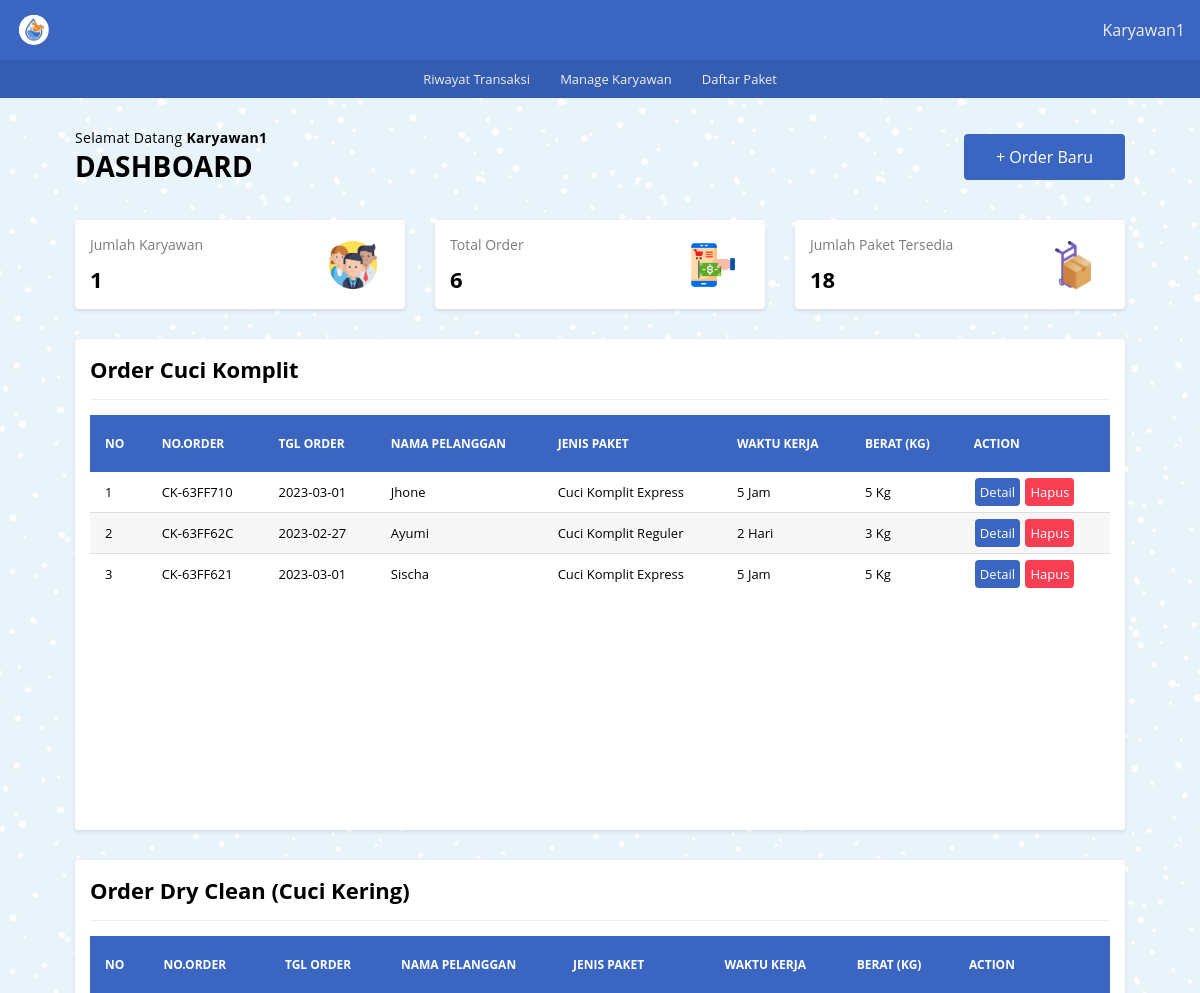
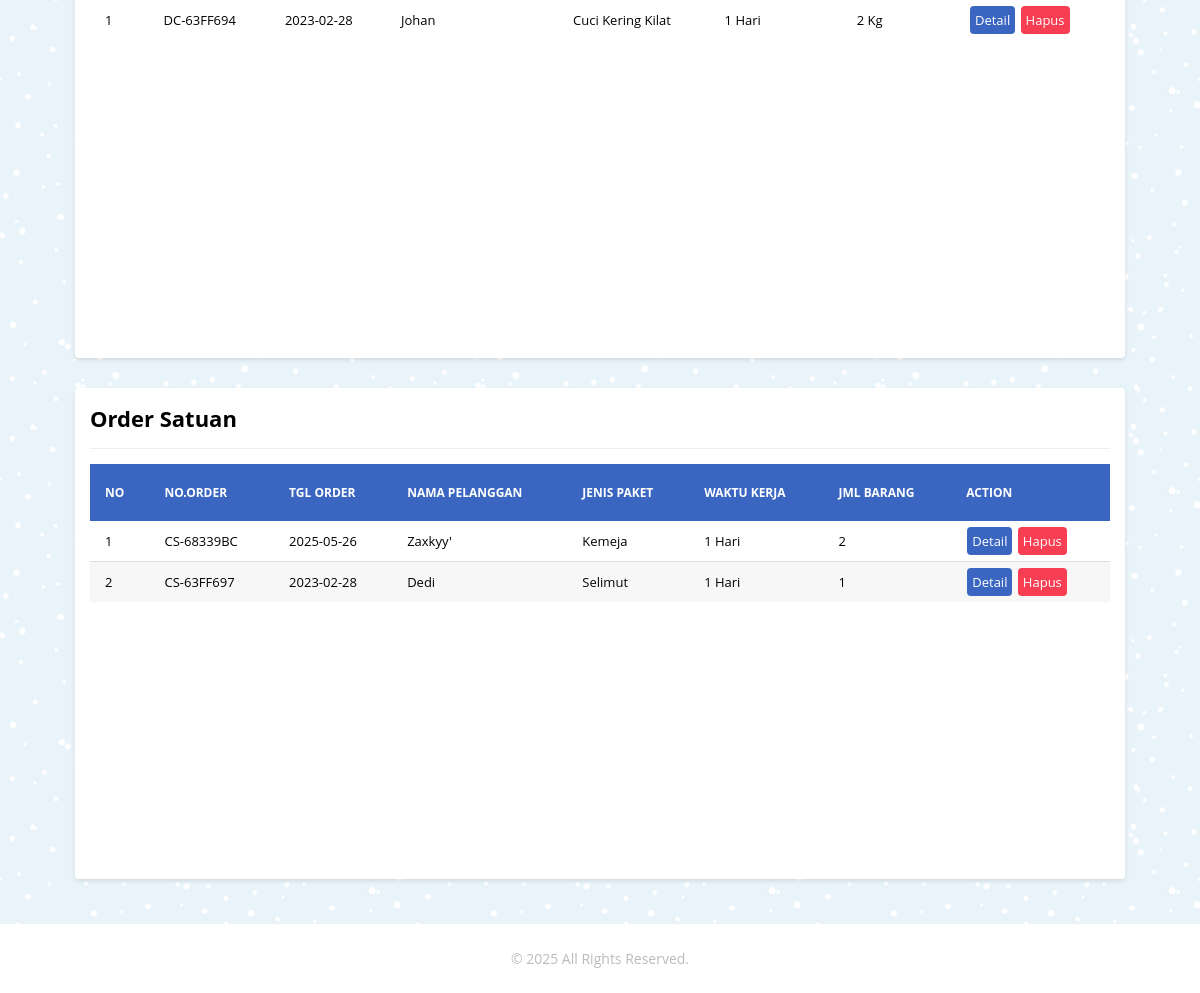
Screenshot of /index.php (signed in) with the database file from the repository (2 pictures, top to bottom).
### tables this page shows
CREATE TABLE `tb_order_ck` (
  `id_order_ck` int(11) NOT NULL,
  `or_ck_number` varchar(10) DEFAULT NULL,
  `nama_pel_ck` varchar(100) NOT NULL,
  `no_telp_ck` char(13) NOT NULL,
  `alamat_ck` text NOT NULL,
  `jenis_paket_ck` varchar(100) NOT NULL,
  `wkt_krj_ck` varchar(30) DEFAULT NULL,
  `berat_qty_ck` int(11) NOT NULL,
  `harga_perkilo` int(11) DEFAULT NULL,
  `tgl_masuk_ck` date NOT NULL,
  `tgl_keluar_ck` date NOT NULL,
  `tot_bayar` double DEFAULT NULL,
  `keterangan_ck` text NOT NULL
);

CREATE TABLE `tb_order_dc` (
  `id_order_dc` int(11) NOT NULL,
  `or_dc_number` varchar(10) NOT NULL,
  `nama_pel_dc` varchar(100) NOT NULL,
  `no_telp_dc` varchar(13) NOT NULL,
  `alamat_dc` text NOT NULL,
  `jenis_paket_dc` varchar(100) NOT NULL,
  `wkt_krj_dc` varchar(30) DEFAULT NULL,
  `berat_qty_dc` int(11) NOT NULL,
  `harga_perkilo` int(11) NOT NULL,
  `tgl_masuk_dc` date NOT NULL,
  `tgl_keluar_dc` date NOT NULL,
  `tot_bayar` double NOT NULL,
  `keterangan_dc` text NOT NULL
);

CREATE TABLE `tb_order_cs` (
  `id_order_cs` int(11) NOT NULL,
  `or_cs_number` varchar(10) NOT NULL,
  `nama_pel_cs` varchar(100) NOT NULL,
  `no_telp_cs` varchar(13) NOT NULL,
  `alamat_cs` text NOT NULL,
  `jenis_paket_cs` varchar(100) NOT NULL,
  `wkt_krj_cs` varchar(30) DEFAULT NULL,
  `jml_pcs` int(11) NOT NULL,
  `harga_perpcs` int(11) NOT NULL,
  `tgl_masuk_cs` date NOT NULL,
  `tgl_keluar_cs` date NOT NULL,
  `tot_bayar` double NOT NULL,
  `keterangan_cs` text NOT NULL
);

### _functions.php (called while the page is built, shortened)
<?php
$host	= 'localhost';
$user = 'root';
$pass	= '';
$db	= 'db_laundry';
$koneksi = mysqli_connect($host,$user,$pass,$db);
function query($query){
	global $koneksi;
	$result = mysqli_query($koneksi, $query);
	$rows = [];
	while ($row = mysqli_fetch_assoc($result)) {
		$rows[] = $row;
	}
	return $rows;
}
function url($url = null){
	$url_utama = "http://localhost/rumah_laundry";
	if ($url != null) {
		return $url_utama . '/' . $url;
	}else{
		return $url_utama;
	}
}
function jmlOrder(){
	$jml_ck = count(query("SELECT * FROM tb_order_ck"));
	$jml_dc = count(query("SELECT * FROM tb_order_dc"));
	$jml_cs = count(query("SELECT * FROM tb_order_cs"));
	$total_order = $jml_ck + $jml_dc + $jml_cs;
	return $total_order;
}

### daftar_order/daf_or_ck.php (the view)
<div class="col">
   <div class="card">
      <div class="card-title card-flex">
         <div class="card-col">
            <h2>Order Cuci Komplit</h2>
         </div>
      </div>
      <div class="card-body">
         <div class="tabel-kontainer">
            <table class="tabel-transaksi">
               <thead>
                  <tr>
                     <th class="sticky">No</th>
                     <th class="sticky">No.Order</th>
                     <th class="sticky">Tgl Order</th>
                     <th class="sticky">Nama Pelanggan</th>
                     <th class="sticky">Jenis Paket</th>
                     <th class="sticky">Waktu Kerja</th>
                     <th class="sticky">Berat (Kg)</th>
                     <th class="sticky">Action</th>
                  </tr>
               </thead>
               <tbody>
                  <?php $cuci_komplit = query('SELECT * FROM tb_order_ck ORDER BY id_order_ck DESC');
                     if (!empty($cuci_komplit)) :?>
                     <?php
                        $no_ck = 1;
                        foreach($cuci_komplit as $ck) : ?>
                        <tr>
                           <td><?= $no_ck; ?></td>
                           <td><?= $ck['or_ck_number'] ?></td>
                           <td><?= $ck['tgl_masuk_ck'] ?></td>
                           <td><?= $ck['nama_pel_ck'] ?></td>
                           <td><?= $ck['jenis_paket_ck'] ?></td>
                           <td><?= $ck['wkt_krj_ck'] ?></td>
                           <td><?= $ck['berat_qty_ck'] . ' Kg' ?></td>
                           <td>
                              <a href="<?=url('detail_order/detail_ck/detail_order_ck.php?or_ck_number=')?><?=$ck['or_ck_number']?>" class="btn btn-detail">Detail</a>
                              <a href="<?=url('daftar_order/hapus_ck.php?or_ck_number=')?><?=$ck['or_ck_number']?>" onclick="return confirm('Yakin akan menghapus?');" class="btn btn-hapus">Hapus</a>
                           </td>
                        </tr>
                        <?php $no_ck++ ?>
                     <?php endforeach; ?>
                     <?php else : ?>
                        <tr>
                           <td colspan="8" class="txt-center">Data Tidak Tersedia</td>
                        </tr>
                  <?php endif?>
               </tbody>
            </table>
         </div>
      </div>
   </div>
</div>

### daftar_order/daf_or_dc.php
<div class="col">
   <div class="card">
      <div class="card-title card-flex">
         <div class="card-col">
            <h2>Order Dry Clean (Cuci Kering)</h2>
         </div>
      </div>
      <div class="card-body">
         <div class="tabel-kontainer">
            <table class="tabel-transaksi">
               <thead>
                  <tr>
                     <th class="sticky">No</th>
                     <th class="sticky">No.Order</th>
                     <th class="sticky">Tgl Order</th>
                     <th class="sticky">Nama Pelanggan</th>
                     <th class="sticky">Jenis Paket</th>
                     <th class="sticky">Waktu Kerja</th>
                     <th class="sticky">Berat (Kg)</th>
                     <th class="sticky">Action</th>
                  </tr>
               </thead>
               <tbody>
                  <?php $dry_clean = query('SELECT * FROM tb_order_dc ORDER BY id_order_dc DESC');
                     if (!empty($dry_clean)) : ?>
                     <?php
                        $no_dc = 1;
                        foreach($dry_clean as $dc) : ?>
                           <tr>
                              <td><?= $no_dc ?></td>
                              <td><?= $dc['or_dc_number'] ?></td>
                              <td><?= $dc['tgl_masuk_dc'] ?></td>
                              <td><?= $dc['nama_pel_dc'] ?></td>
                              <td><?= $dc['jenis_paket_dc'] ?></td>
                              <td><?= $dc['wkt_krj_dc'] ?></td>
                              <td><?= $dc['berat_qty_dc'] . ' Kg' ?></td>
                              <td>
                                 <a href="<?=url('detail_order/detail_dc/detail_order_dc.php?or_dc_number=')?><?= $dc['or_dc_number'] ?>" class="btn btn-detail">Detail</a>
                                 <a href="<?=url('daftar_order/hapus_dc.php?or_dc_number=')?><?=$dc['or_dc_number']?>" onclick="return confirm('Yakin akan menghapus?');" class="btn btn-hapus">Hapus</a>
                              </td>
                           </tr>
                        <?php $no_dc++ ?>
                     <?php endforeach ?>
                     <?php else : ?>
                        <tr>
                           <td colspan="8" class="txt-center">Data Tidak Tersedia</td>
                        </tr>
                  <?php endif ?>
               </tbody>
            </table>
         </div>
      </div>
   </div>
</div>

### daftar_order/daf_or_cs.php
<div class="col">
   <div class="card">
      <div class="card-title card-flex">
         <div class="card-col">
            <h2>Order Satuan</h2>
         </div>
      </div>
      <div class="card-body">
         <div class="tabel-kontainer">
            <table class="tabel-transaksi">
               <thead>
                  <tr>
                     <th class="sticky">No</th>
                     <th class="sticky">No.Order</th>
                     <th class="sticky">Tgl Order</th>
                     <th class="sticky">Nama Pelanggan</th>
                     <th class="sticky">Jenis Paket</th>
                     <th class="sticky">Waktu Kerja</th>
                     <th class="sticky">Jml Barang</th>
                     <th class="sticky">Action</th>
                  </tr>
               </thead>
               <tbody>
                  <?php $cuci_satuan = query('SELECT * FROM tb_order_cs ORDER BY id_order_cs DESC');
                     if (!empty($cuci_satuan)) : ?>
                        <?php
                           $no_cs = 1;
                           foreach($cuci_satuan as $cs) : ?>
                              <tr>
                                 <td><?= $no_cs ?></td>
                                 <td><?= $cs['or_cs_number'] ?></td>
                                 <td><?= $cs['tgl_masuk_cs'] ?></td>
                                 <td><?= $cs['nama_pel_cs'] ?></td>
                                 <td><?= $cs['jenis_paket_cs'] ?></td>
                                 <td><?= $cs['wkt_krj_cs'] ?></td>
                                 <td><?= $cs['jml_pcs'] ?></td>
                                 <td>
                                    <a href="<?=url('detail_order/detail_cs/detail_order_cs.php?or_cs_number=')?><?=$cs['or_cs_number']?>" class="btn btn-detail">Detail</a>
                                    <a href="<?=url('daftar_order/hapus_cs.php?or_cs_number=')?><?=$cs['or_cs_number']?>" onclick="return confirm('Yakin akan menghapus?');" class="btn btn-hapus">Hapus</a>
                                 </td>
                              </tr>
                           <?php $no_cs++ ?>
                        <?php endforeach; ?>
                        <?php else : ?>
                           <tr>
                              <td colspan="8" class="txt-center">Data Tidak Tersedia</td>
                           </tr>
                     <?php endif; ?>
               </tbody>
            </table>
         </div>
      </div>
   </div>
</div>

### _assets/css/style.css (style rules this page uses)
* { margin: 0; padding: 0; box-sizing: border-box; }
html,body { width: 100%; max-width: 100%; position: relative; font-family: 'Open sans', sans-serif; display: flex; flex-direction: column; background-image: url(../img/blue-snow.png); overflow-x: hidden; }
h2 { font-size: 22px; }
.col { flex: 1; }
.card { background-color: #fff; margin: 15px; padding: 15px; border-radius: 4px; box-shadow: 0 2px 4px rgba(0,0,0,0.10); }
.card-body { position: relative; }
.card-title { padding-bottom: 15px; margin-bottom: 15px; border-bottom: 1px solid #eeeeee; }
.card-flex { display: flex; flex-direction: row; align-items: center; justify-content: space-between; }
.card-col { flex: 1; }
.tabel-kontainer { display: block; width: 100%; height: 400px; position: relative; overflow-x: auto; overflow-y: auto; }
.tabel-transaksi { border: 0; border-collapse: collapse; width: 100%; }
.tabel-transaksi thead { color: #ffffff; }
.tabel-transaksi thead th { text-transform: uppercase; font-size: 12px; text-align: left; padding: 20px 15px; background-color: #3a66c1; }
.sticky { position: sticky; top: 0; }
.tabel-transaksi tbody tr { border-bottom: 1px solid #dddddd; }
.tabel-transaksi tbody tr:nth-child(even) { background-color: #f7f7f7; }
.tabel-transaksi tbody tr:last-child { border-bottom: 0; }
.tabel-transaksi tbody tr td { padding: 5px 15px; font-size: 13px; }
.btn { display: inline-block; text-decoration: none; padding: 5px; margin: 1px; border-radius: 4px; }
.btn-detail { color: #ffffff; background-color: #3a66c1; }
.btn-hapus { background-color: #f73e53; color: #ffffff; }

### rows the page displays
tb_order_ck: or_ck_number "CK-63FF710", tgl_masuk_ck "2023-03-01", nama_pel_ck "Jhone", jenis_paket_ck "Cuci Komplit Express", wkt_krj_ck "5 Jam", berat_qty_ck "5"
tb_order_ck: or_ck_number "CK-63FF62C", tgl_masuk_ck "2023-02-27", nama_pel_ck "Ayumi", jenis_paket_ck "Cuci Komplit Reguler", wkt_krj_ck "2 Hari", berat_qty_ck "3"
tb_order_ck: or_ck_number "CK-63FF621", tgl_masuk_ck "2023-03-01", nama_pel_ck "Sischa", jenis_paket_ck "Cuci Komplit Express", wkt_krj_ck "5 Jam", berat_qty_ck "5"
tb_order_dc: or_dc_number "DC-63FF694", tgl_masuk_dc "2023-02-28", nama_pel_dc "Johan", jenis_paket_dc "Cuci Kering Kilat", wkt_krj_dc "1 Hari", berat_qty_dc "2"
tb_order_cs: or_cs_number "CS-68339BC", tgl_masuk_cs "2025-05-26", nama_pel_cs "Zaxkyy'", jenis_paket_cs "Kemeja", wkt_krj_cs "1 Hari", jml_pcs "2"
tb_order_cs: or_cs_number "CS-63FF697", tgl_masuk_cs "2023-02-28", nama_pel_cs "Dedi", jenis_paket_cs "Selimut", wkt_krj_cs "1 Hari", jml_pcs "1"

### other values shown
$_SESSION['master'] "Karyawan1"
$jml_karyawan "1"
jmlOrder() "6"
jmlPaket() "18"
